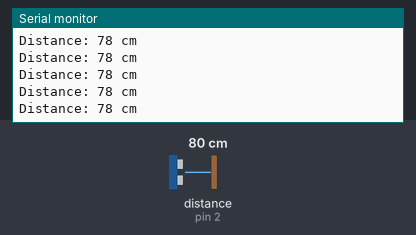
Bench run of a sketch on a simulated Arduino Uno, built with avr-gcc and run on an emulated ATmega328P. Shown: the last lines printed to the serial monitor. Wiring (inferred from the names in the program): ultrasonic range finder: trigger pin 3; echo pin 2. Inputs (shaded band) come from the test bench; at power-on: distance to the obstacle (sensor on pin 2) 80 cm. The echo pulse lasts 58.3 µs per cm.

Above: at 1.2 s.
1.3 s: distance to the obstacle (sensor on pin 2) set to 2 cm
At 2.2 s:
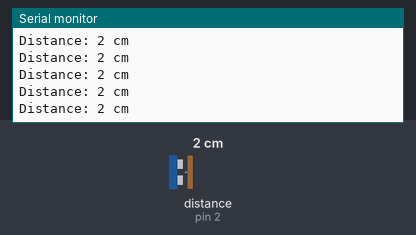
4.3 s: distance to the obstacle (sensor on pin 2) set to 18 cm
At 5.4 s:
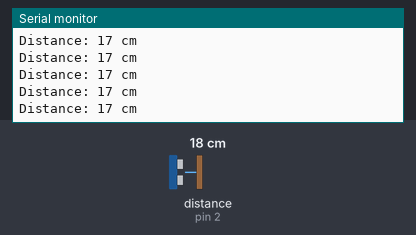
7.3 s: distance to the obstacle (sensor on pin 2) set to 120 cm
At 8.0 s:
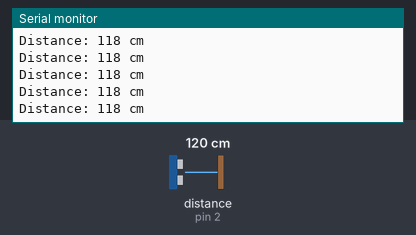
10.3 s: distance to the obstacle (sensor on pin 2) set to 4 cm
At 11.0 s:
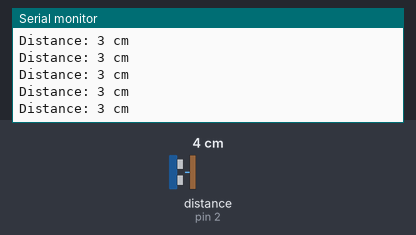
13.3 s: distance to the obstacle (sensor on pin 2) set to 35 cm
At 14.4 s:
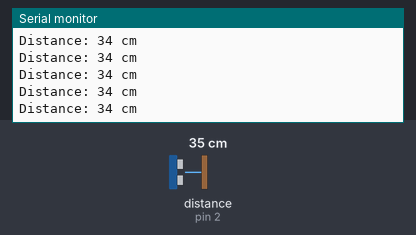
19.3 s: distance to the obstacle (sensor on pin 2) set to 250 cm
At 20.1 s:
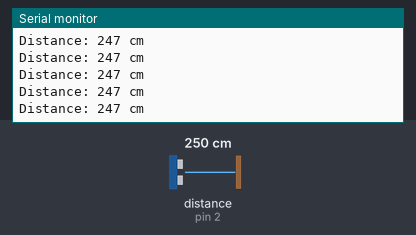
Timing chart, 0 to 22.3 s (numbered marks = the images above; inputs shaded):
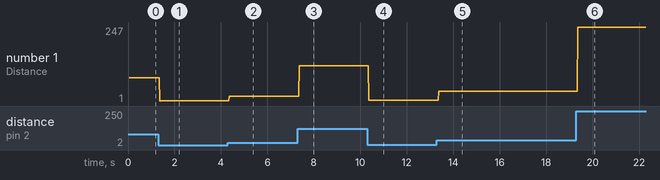

Measured:
- after the input at 1.3 s, the serial monitor: prints a new line after 0.06 s (image 1)
- after the input at 4.3 s, the serial monitor: prints a new line after 0.06 s (image 2)
- after the input at 7.3 s, the serial monitor: prints a new line after 0.06 s (image 3)
- after the input at 10.3 s, the serial monitor: prints a new line after 0.06 s (image 4)
- after the input at 13.3 s, the serial monitor: prints a new line after 0.07 s (image 5)
- after the input at 19.3 s, the serial monitor: prints a new line after 0.07 s (image 6)
- plotted number 1: 78 → 2 after the input at 1.3 s, 2 → 17 after the input at 4.3 s, 17 → 118 after the input at 7.3 s, 118 → 3 after the input at 10.3 s, 3 → 34 after the input at 13.3 s

The sketch:

range_finder.ino
```cpp
// ---------------------------------------------------------------- //
// Arduino based Range finder
// Using HC-SR04 Module
// ---------------------------------------------------------------- //

#define echoPin 2 // attach pin D2 Arduino to pin Echo of HC-SR04
#define trigPin 3 //attach pin D3 Arduino to pin Trig of HC-SR04

long duration; // duration of sound wave travel in microseconds
int distance;  // distance measurement

void setup() {
  pinMode(trigPin, OUTPUT); // Sets the trigPin as an OUTPUT
  pinMode(echoPin, INPUT);  // Sets the echoPin as an INPUT
  Serial.begin(9600);
  Serial.println("Ultrasonic Sensor HC-SR04 Test");
  Serial.println("with Arduino UNO R3");
}
void loop() {
  // Clears the trigPin condition
  digitalWrite(trigPin, LOW);
  delayMicroseconds(2);
  // Sets the trigPin HIGH (ACTIVE) for 10 microseconds
  digitalWrite(trigPin, HIGH);
  delayMicroseconds(10);
  digitalWrite(trigPin, LOW);
  // The pulseIn function times the signal return after bouncing off the object
  duration = pulseIn(echoPin, HIGH);
  // Calculating the distance
  distance = duration * 0.034 / 2; // Speed of sound wave divided by 2 (wave goes and comes back)
  // Displays the distance on the Serial Monitor
  Serial.print("Distance: ");
  Serial.print(distance);
  Serial.println(" cm");
  delay(10);
}
```
